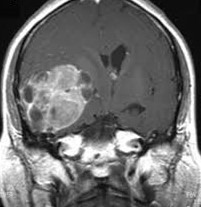
#> input picture sample_images/test_image.jpg, 201 x 207 px, found by its file name
$ python create_test_mask.py
#> lines starting #> are read from the running program, lines starting #| are printed output that depends on the picture; after the words box and inside, x2 and y2 are one past the last pixel; in counts of white or black regions, pixels touching at a corner belong together
import cv2
import numpy as np
from PIL import Image

# Load the test image
image = cv2.imread('data/segmentation/train/images/test_image.jpg')
#> image is the input picture: shape (207, 201, 3); min 0, max 255, mean 109.2
height, width = image.shape[:2]
#> height = 207; width = 201

# Create a complex mask with multiple tumor regions
mask = np.zeros((height, width), dtype=np.uint8)

# Create main tumor region
center_x, center_y = width // 2, height // 2
#> center_x = 100; center_y = 103
radius = min(width, height) // 4
#> radius = 50
cv2.circle(mask, (center_x, center_y), radius, 255, -1)
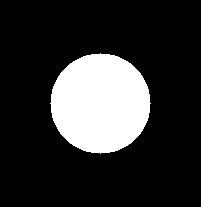
#> mask: shape (207, 201); 18.9% white; 1 white region, box (x1, y1, x2, y2) and area: (50, 53, 151, 154) 7845

# Add smaller tumor regions
small_radius = radius // 3
#> small_radius = 16
# Top right tumor
cv2.circle(mask, (center_x + radius, center_y - radius), small_radius, 255, -1)
# Bottom left tumor
cv2.circle(mask, (center_x - radius, center_y + radius), small_radius, 255, -1)
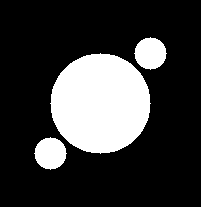
#> mask: shape (207, 201); 22.7% white; 3 white regions, box (x1, y1, x2, y2) and area: (50, 53, 151, 154) 7845, (134, 37, 167, 70) 797, (34, 137, 67, 170) 797

# Add some irregular shapes
pts = np.array([[center_x - radius//2, center_y - radius//2],
                [center_x + radius//2, center_y - radius//2],
                [center_x, center_y + radius//2]], np.int32)
#> pts = [[75, 78], [125, 78], [100, 128]]
cv2.fillPoly(mask, [pts], 255)

# Save the mask
cv2.imwrite('data/segmentation/train/masks/test_image.jpg', mask)

# Also create validation data by copying the same files
image = Image.open('data/segmentation/train/images/test_image.jpg')
mask = Image.open('data/segmentation/train/masks/test_image.jpg')
#> mask: PIL image 201x207 L

image.save('data/segmentation/val/images/test_image.jpg')
mask.save('data/segmentation/val/masks/test_image.jpg')

$ run again, with sample_images/Tr-gl_0223.jpg copied over sample_images/test_image.jpg
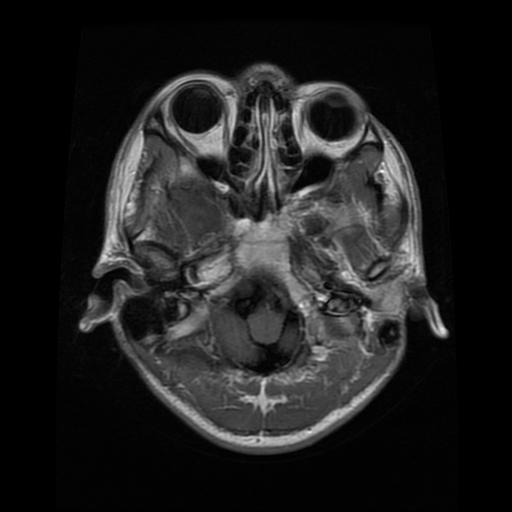
#> input picture sample_images/Tr-gl_0223.jpg, 512 x 512 px, found by its file name
#> image is the input picture: shape (512, 512, 3); min 0, max 252, mean 31.4
#> `cv2.circle(mask, (center_x, center_y), radius, 255, -1)`:
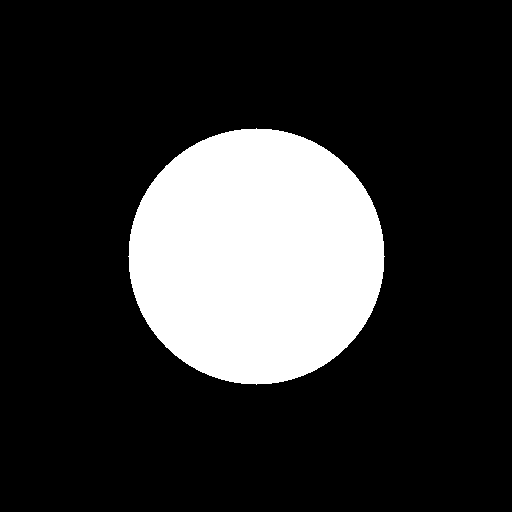
#> mask: shape (512, 512); 19.6% white; 1 white region, box (x1, y1, x2, y2) and area: (128, 128, 385, 385) 51433
#> `cv2.circle(mask, (center_x - radius, center_y + radius), small_radius,..`:
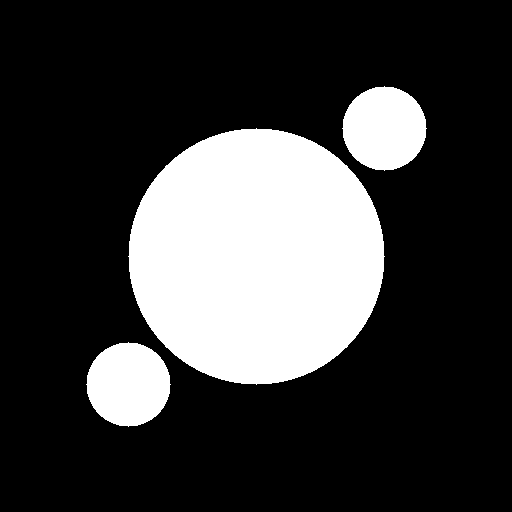
#> mask: shape (512, 512); 23.8% white; 3 white regions, box (x1, y1, x2, y2) and area: (128, 128, 385, 385) 51433, (342, 86, 427, 171) 5525, (86, 342, 171, 427) 5525
#> image: PIL image 512x512 L
